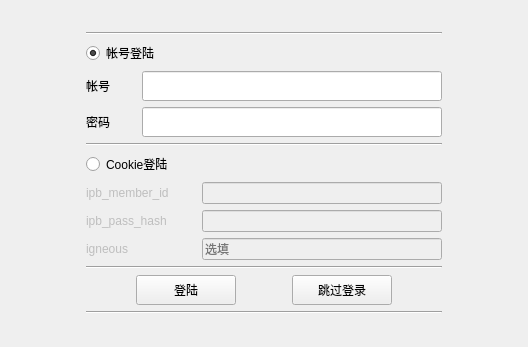
<?xml version="1.0" encoding="UTF-8"?>
<ui version="4.0">
 <class>Login</class>
 <widget class="QWidget" name="Login">
  <property name="geometry">
   <rect>
    <x>0</x>
    <y>0</y>
    <width>528</width>
    <height>347</height>
   </rect>
  </property>
  <property name="windowTitle">
   <string>Form</string>
  </property>
  <layout class="QGridLayout" name="gridLayout">
   <item row="1" column="2">
    <spacer name="horizontalSpacer_2">
     <property name="orientation">
      <enum>Qt::Horizontal</enum>
     </property>
     <property name="sizeHint" stdset="0">
      <size>
       <width>40</width>
       <height>20</height>
      </size>
     </property>
    </spacer>
   </item>
   <item row="1" column="1">
    <layout class="QVBoxLayout" name="verticalLayout">
     <item>
      <layout class="QGridLayout" name="gridLayout_2">
       <item row="8" column="0">
        <layout class="QHBoxLayout" name="horizontalLayout_7">
         <item>
          <widget class="QLabel" name="passLabel">
           <property name="enabled">
            <bool>false</bool>
           </property>
           <property name="minimumSize">
            <size>
             <width>110</width>
             <height>0</height>
            </size>
           </property>
           <property name="text">
            <string>ipb_pass_hash</string>
           </property>
           <property name="textInteractionFlags">
            <set>Qt::LinksAccessibleByMouse|Qt::TextSelectableByMouse</set>
           </property>
          </widget>
         </item>
         <item>
          <widget class="QLineEdit" name="passLine">
           <property name="enabled">
            <bool>false</bool>
           </property>
          </widget>
         </item>
        </layout>
       </item>
       <item row="0" column="0">
        <layout class="QVBoxLayout" name="verticalLayout_2"/>
       </item>
       <item row="7" column="0">
        <layout class="QHBoxLayout" name="horizontalLayout_5">
         <item>
          <widget class="QLabel" name="memberLabel">
           <property name="enabled">
            <bool>false</bool>
           </property>
           <property name="minimumSize">
            <size>
             <width>110</width>
             <height>0</height>
            </size>
           </property>
           <property name="text">
            <string>ipb_member_id</string>
           </property>
           <property name="textInteractionFlags">
            <set>Qt::LinksAccessibleByMouse|Qt::TextSelectableByMouse</set>
           </property>
          </widget>
         </item>
         <item>
          <widget class="QLineEdit" name="memberLine">
           <property name="enabled">
            <bool>false</bool>
           </property>
          </widget>
         </item>
        </layout>
       </item>
       <item row="12" column="0">
        <widget class="Line" name="line_2">
         <property name="orientation">
          <enum>Qt::Horizontal</enum>
         </property>
        </widget>
       </item>
       <item row="10" column="0">
        <widget class="Line" name="line_3">
         <property name="orientation">
          <enum>Qt::Horizontal</enum>
         </property>
        </widget>
       </item>
       <item row="6" column="0">
        <widget class="QRadioButton" name="cookieRadio">
         <property name="text">
          <string>Cookie登陆</string>
         </property>
         <attribute name="buttonGroup">
          <string notr="true">buttonGroup</string>
         </attribute>
        </widget>
       </item>
       <item row="11" column="0">
        <layout class="QHBoxLayout" name="horizontalLayout_3">
         <item>
          <widget class="QPushButton" name="loginButton">
           <property name="minimumSize">
            <size>
             <width>100</width>
             <height>30</height>
            </size>
           </property>
           <property name="maximumSize">
            <size>
             <width>100</width>
             <height>16777215</height>
            </size>
           </property>
           <property name="text">
            <string>登陆</string>
           </property>
           <property name="shortcut">
            <string>Return</string>
           </property>
          </widget>
         </item>
         <item>
          <widget class="QPushButton" name="skipButton">
           <property name="minimumSize">
            <size>
             <width>100</width>
             <height>30</height>
            </size>
           </property>
           <property name="maximumSize">
            <size>
             <width>100</width>
             <height>16777215</height>
            </size>
           </property>
           <property name="text">
            <string>跳过登录</string>
           </property>
          </widget>
         </item>
        </layout>
       </item>
       <item row="3" column="0">
        <layout class="QHBoxLayout" name="horizontalLayout">
         <item>
          <widget class="QLabel" name="userLabel">
           <property name="minimumSize">
            <size>
             <width>50</width>
             <height>30</height>
            </size>
           </property>
           <property name="text">
            <string>帐号</string>
           </property>
           <property name="alignment">
            <set>Qt::AlignLeading|Qt::AlignLeft|Qt::AlignVCenter</set>
           </property>
          </widget>
         </item>
         <item>
          <widget class="QLineEdit" name="userIdEdit">
           <property name="minimumSize">
            <size>
             <width>300</width>
             <height>30</height>
            </size>
           </property>
           <property name="text">
            <string/>
           </property>
          </widget>
         </item>
        </layout>
       </item>
       <item row="2" column="0">
        <layout class="QHBoxLayout" name="horizontalLayout_4">
         <item>
          <widget class="QRadioButton" name="userRadio">
           <property name="text">
            <string>帐号登陆</string>
           </property>
           <property name="checked">
            <bool>true</bool>
           </property>
           <attribute name="buttonGroup">
            <string notr="true">buttonGroup</string>
           </attribute>
          </widget>
         </item>
        </layout>
       </item>
       <item row="1" column="0">
        <widget class="Line" name="line">
         <property name="orientation">
          <enum>Qt::Horizontal</enum>
         </property>
        </widget>
       </item>
       <item row="4" column="0">
        <layout class="QHBoxLayout" name="horizontalLayout_2">
         <item>
          <widget class="QLabel" name="passwdLabel">
           <property name="minimumSize">
            <size>
             <width>50</width>
             <height>30</height>
            </size>
           </property>
           <property name="text">
            <string>密码</string>
           </property>
           <property name="alignment">
            <set>Qt::AlignLeading|Qt::AlignLeft|Qt::AlignVCenter</set>
           </property>
          </widget>
         </item>
         <item>
          <widget class="QLineEdit" name="passwdEdit">
           <property name="minimumSize">
            <size>
             <width>300</width>
             <height>30</height>
            </size>
           </property>
           <property name="text">
            <string/>
           </property>
           <property name="echoMode">
            <enum>QLineEdit::Password</enum>
           </property>
          </widget>
         </item>
        </layout>
       </item>
       <item row="9" column="0">
        <layout class="QHBoxLayout" name="horizontalLayout_6">
         <item>
          <widget class="QLabel" name="igneousLabel">
           <property name="enabled">
            <bool>false</bool>
           </property>
           <property name="minimumSize">
            <size>
             <width>110</width>
             <height>0</height>
            </size>
           </property>
           <property name="text">
            <string>igneous</string>
           </property>
           <property name="textInteractionFlags">
            <set>Qt::LinksAccessibleByMouse|Qt::TextSelectableByMouse</set>
           </property>
          </widget>
         </item>
         <item>
          <widget class="QLineEdit" name="igneousLine">
           <property name="enabled">
            <bool>false</bool>
           </property>
           <property name="placeholderText">
            <string>选填</string>
           </property>
          </widget>
         </item>
        </layout>
       </item>
       <item row="13" column="0">
        <layout class="QGridLayout" name="gridLayout_4"/>
       </item>
       <item row="5" column="0">
        <widget class="Line" name="line_4">
         <property name="orientation">
          <enum>Qt::Horizontal</enum>
         </property>
        </widget>
       </item>
      </layout>
     </item>
    </layout>
   </item>
   <item row="1" column="0">
    <spacer name="horizontalSpacer">
     <property name="orientation">
      <enum>Qt::Horizontal</enum>
     </property>
     <property name="sizeHint" stdset="0">
      <size>
       <width>40</width>
       <height>20</height>
      </size>
     </property>
    </spacer>
   </item>
   <item row="0" column="1">
    <spacer name="verticalSpacer">
     <property name="orientation">
      <enum>Qt::Vertical</enum>
     </property>
     <property name="sizeHint" stdset="0">
      <size>
       <width>20</width>
       <height>40</height>
      </size>
     </property>
    </spacer>
   </item>
   <item row="2" column="1">
    <spacer name="verticalSpacer_2">
     <property name="orientation">
      <enum>Qt::Vertical</enum>
     </property>
     <property name="sizeHint" stdset="0">
      <size>
       <width>20</width>
       <height>40</height>
      </size>
     </property>
    </spacer>
   </item>
  </layout>
 </widget>
 <tabstops>
  <tabstop>userIdEdit</tabstop>
  <tabstop>passwdEdit</tabstop>
  <tabstop>loginButton</tabstop>
  <tabstop>skipButton</tabstop>
 </tabstops>
 <resources/>
 <connections>
  <connection>
   <sender>loginButton</sender>
   <signal>clicked()</signal>
   <receiver>Login</receiver>
   <slot>Login()</slot>
   <hints>
    <hint type="sourcelabel">
     <x>159</x>
     <y>184</y>
    </hint>
    <hint type="destinationlabel">
     <x>203</x>
     <y>222</y>
    </hint>
   </hints>
  </connection>
  <connection>
   <sender>skipButton</sender>
   <signal>clicked()</signal>
   <receiver>Login</receiver>
   <slot>SkipLogin()</slot>
   <hints>
    <hint type="sourcelabel">
     <x>276</x>
     <y>184</y>
    </hint>
    <hint type="destinationlabel">
     <x>145</x>
     <y>222</y>
    </hint>
   </hints>
  </connection>
 </connections>
 <slots>
  <slot>Login()</slot>
  <slot>SkipLogin()</slot>
  <slot>SpeedTest()</slot>
  <slot>OpenProxy()</slot>
 </slots>
 <buttongroups>
  <buttongroup name="buttonGroup"/>
 </buttongroups>
</ui>
